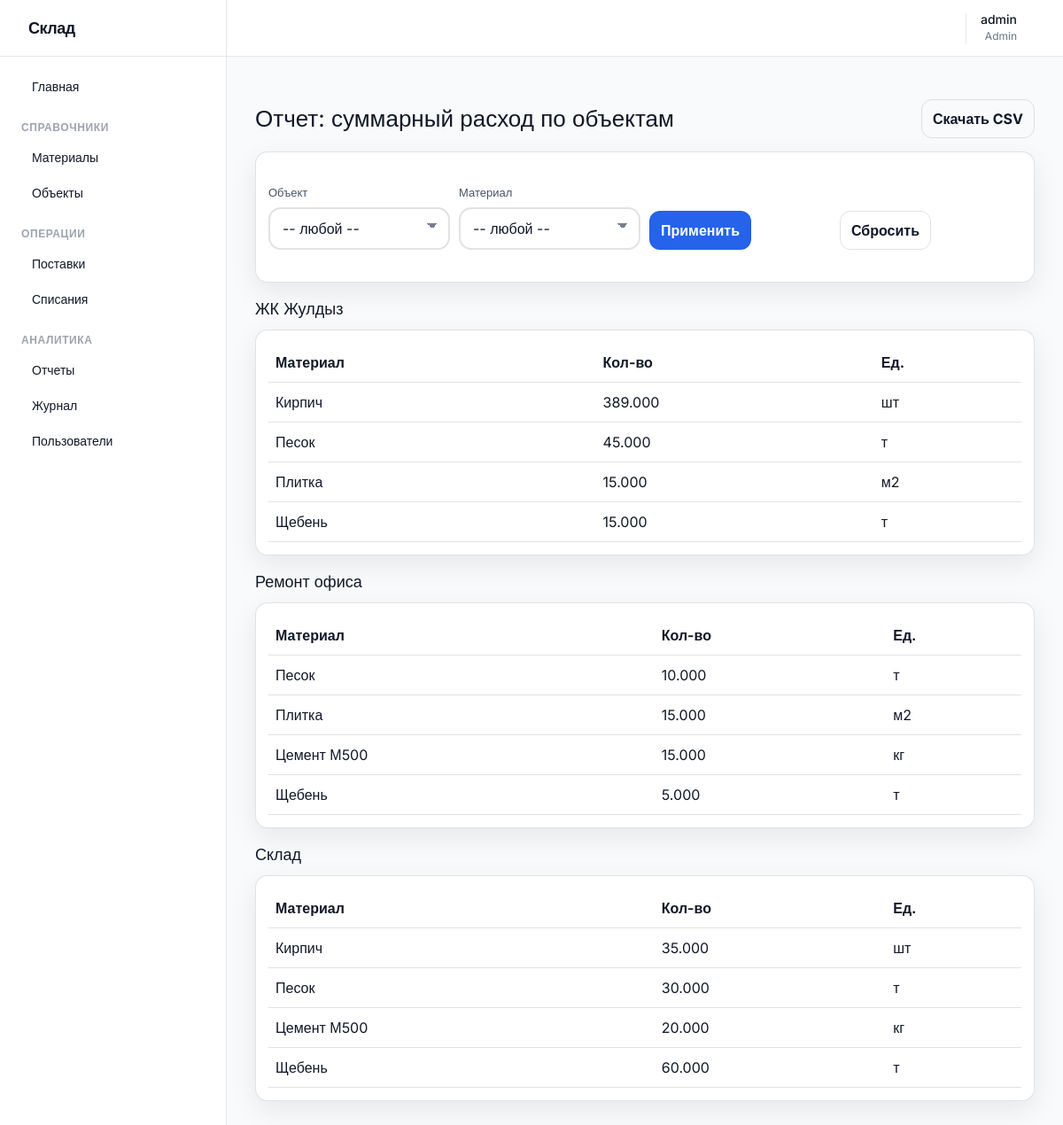
The app's page /reports/object-consumption (signed in) with its own data.
### app/models.py (models this page shows, shortened)
class User(db.Model, UserMixin):
    __tablename__ = "users"
    id = db.Column(db.Integer, primary_key=True)
    username = db.Column(db.String(80), unique=True, nullable=False)
    password_hash = db.Column(db.String(255), nullable=False)
    role = db.Column(db.String(30), nullable=False)
    created_at = db.Column(db.DateTime, nullable=False, default=datetime.utcnow)

class ConstructionObject(db.Model):
    __tablename__ = "objects"
    id = db.Column(db.Integer, primary_key=True)
    name = db.Column(db.String(150), nullable=False)
    address = db.Column(db.String(255), nullable=False)
    status = db.Column(db.String(50), nullable=False, default="active")

class Material(db.Model):
    __tablename__ = "materials"
    id = db.Column(db.Integer, primary_key=True)
    barcode = db.Column(db.String(64), unique=True, nullable=False)
    name = db.Column(db.String(150), unique=True, nullable=False)
    unit = db.Column(db.String(20), nullable=False)
    current_stock = db.Column(db.Numeric(12, 3), nullable=False, default=Decimal("0"))
    created_at = db.Column(db.DateTime, nullable=False, default=datetime.utcnow)

### app/reports/routes.py (the view, shortened to what this page needs)
@bp.route("/object-consumption")
@login_required
def object_consumption():
    object_id = (request.args.get("object_id") or "").strip()
    material_id = (request.args.get("material_id") or "").strip()
    rows = (
        db.session.query(
            ConstructionObject.id,
            ConstructionObject.name,
            Material.name.label("material_name"),
            Material.unit,
            func.coalesce(func.sum(WriteOff.quantity), 0).label("total_qty"),
        )
        .join(WriteOff, WriteOff.object_id == ConstructionObject.id)
        .join(Material, Material.id == WriteOff.material_id)
    )
    if object_id:
        try:
            oid = int(object_id)
            rows = rows.filter(ConstructionObject.id == oid)
        except Exception:
            pass
    if material_id:
        try:
            mid = int(material_id)
            rows = rows.filter(Material.id == mid)
        except Exception:
            pass
    rows = (
        rows.group_by(ConstructionObject.id, ConstructionObject.name, Material.name, Material.unit)
        .order_by(ConstructionObject.name.asc(), Material.name.asc())
        .all()
    )
    grouped = {}
    for object_id, object_name, material_name, unit, total_qty in rows:
        grouped.setdefault((object_id, object_name), []).append(
            {
                "material_name": material_name,
                "unit": unit,
                "total_qty": total_qty if total_qty is not None else Decimal("0"),
            }
        )
    objects = ConstructionObject.query.order_by(ConstructionObject.name.asc()).all()
    materials = Material.query.order_by(Material.name.asc()).all()
    return render_template(
        "reports/object_consumption.html",
        grouped=grouped,
        objects=objects,
        materials=materials,
        object_id=request.args.get("object_id") or "",
        material_id=request.args.get("material_id") or "",
    )

### app/auth/routes.py (called while the page is built)
@login_manager.user_loader
def load_user(user_id: str):
    return User.query.get(int(user_id))

### app/templates/reports/object_consumption.html (shortened to what this page needs)
{% extends 'base.html' %}
{% block content %}
  <div class="row">
    <h1>Отчет: суммарный расход по объектам</h1>
    <a class="btn btn--ghost" href="{{ url_for('reports.object_consumption', export='csv', object_id=object_id, material_id=material_id) }}">Скачать CSV</a>
  </div>
  <div class="card">
    <form method="get" class="filters">
      <label class="field">
        <span>Объект</span>
        <select name="object_id">
          <option value="">-- любой --</option>
        </select>
      </label>
      <label class="field">
        <span>Материал</span>
        <select name="material_id">
          <option value="">-- любой --</option>
        </select>
      </label>
      <div class="field" style="align-self:end;">
        <span>&nbsp;</span>
        <button class="btn" type="submit">Применить</button>
      </div>
      <div class="field" style="align-self:end;">
        <span>&nbsp;</span>
        <a class="btn btn--ghost" href="{{ url_for('reports.object_consumption') }}">Сбросить</a>
      </div>
    </form>
  </div>
  {% for (object_id, object_name), items in grouped.items() %}
    <h2 style="margin-top: 16px;">{{ object_name }}</h2>
    <div class="card">
      <div class="desktop-only">
        <table class="table">
          <thead><tr><th>Материал</th><th>Кол-во</th><th>Ед.</th></tr></thead>
          <tbody>
            {% for it in items %}
              <tr>
                <td>{{ it.material_name }}</td>
                <td>{{ '%.3f'|format(it.total_qty) }}</td>
                <td>{{ it.unit }}</td>
              </tr>
            {% endfor %}
          </tbody>
        </table>
      </div>
    </div>
  {% endfor %}
{% endblock %}

### app/templates/base.html (shortened to what this page needs)
<!DOCTYPE html>
<html lang="ru" class="light">
<head>
  <link rel="stylesheet" href="{{ url_for('static', filename='tailwind.css') }}">
  <link rel="stylesheet" href="{{ url_for('static', filename='styles.css') }}">
</head>
<body class="bg-gray-50 text-gray-900 dark:bg-gray-900 dark:text-gray-100 font-sans antialiased flex h-screen overflow-hidden transition-colors duration-200">
  {% if current_user.is_authenticated %}
    <aside id="sidebar" class="bg-white dark:bg-gray-800 border-r border-gray-200 dark:border-gray-700 w-64 hidden md:flex flex-col transition-colors duration-200 z-20 fixed md:relative h-full inset-y-0 left-0">
      <div class="h-16 flex items-center px-6 border-b border-gray-200 dark:border-gray-700">
        <span class="text-lg font-bold tracking-tight">Склад</span>
      </div>
      <nav class="flex-1 overflow-y-auto py-4 px-3 space-y-1">
        <a href="{{ url_for('reports.dashboard') }}" class="flex items-center px-3 py-2 text-sm font-medium rounded-md hover:bg-gray-100 dark:hover:bg-gray-700">
           Главная
        </a>
        <div class="pt-4 pb-1">
          <p class="px-3 text-xs font-semibold text-gray-400 uppercase tracking-wider">Справочники</p>
        </div>
        <a href="{{ url_for('materials.list_materials') }}" class="flex items-center px-3 py-2 text-sm font-medium rounded-md hover:bg-gray-100 dark:hover:bg-gray-700">
           Материалы
        </a>
        <a href="{{ url_for('objects.list_objects') }}" class="flex items-center px-3 py-2 text-sm font-medium rounded-md hover:bg-gray-100 dark:hover:bg-gray-700">
           Объекты
        </a>
        <div class="pt-4 pb-1">
          <p class="px-3 text-xs font-semibold text-gray-400 uppercase tracking-wider">Операции</p>
        </div>
        <a href="{{ url_for('inventory.list_supplies') }}" class="flex items-center px-3 py-2 text-sm font-medium rounded-md hover:bg-gray-100 dark:hover:bg-gray-700">
           Поставки
        </a>
        <a href="{{ url_for('inventory.list_writeoffs') }}" class="flex items-center px-3 py-2 text-sm font-medium rounded-md hover:bg-gray-100 dark:hover:bg-gray-700">
           Списания
        </a>
        <div class="pt-4 pb-1">
          <p class="px-3 text-xs font-semibold text-gray-400 uppercase tracking-wider">Аналитика</p>
        </div>
        <a href="{{ url_for('reports.stock_report') }}" class="flex items-center px-3 py-2 text-sm font-medium rounded-md hover:bg-gray-100 dark:hover:bg-gray-700">
           Отчеты
        </a>
        {% if current_user.role in ['admin', 'manager'] %}
          <a href="{{ url_for('audit.list_audit') }}" class="flex items-center px-3 py-2 text-sm font-medium rounded-md hover:bg-gray-100 dark:hover:bg-gray-700">
             Журнал
          </a>
        {% endif %}
        {% if current_user.role == 'admin' %}
          <a href="{{ url_for('users.list_users') }}" class="flex items-center px-3 py-2 text-sm font-medium rounded-md hover:bg-gray-100 dark:hover:bg-gray-700">
             Пользователи
          </a>
        {% endif %}
      </nav>
    </aside>
  {% endif %}
  <div class="flex-1 flex flex-col w-full overflow-hidden">
    {% if current_user.is_authenticated %}
      <header class="h-16 bg-white dark:bg-gray-800 border-b border-gray-200 dark:border-gray-700 flex items-center justify-between px-4 sm:px-6 transition-colors duration-200 z-10">
        <div class="flex items-center space-x-4 ml-auto">
          <button id="theme-toggle" class="p-2 rounded-full text-gray-500 hover:bg-gray-100 dark:hover:bg-gray-700 focus:outline-none" title="Переключить тему" type="button">
          </button>
          <div class="flex items-center gap-3 border-l border-gray-200 dark:border-gray-700 pl-4">
            <div class="text-right hidden sm:block">
              <p class="text-sm font-medium leading-none">{{ current_user.username }}</p>
              <p class="text-xs text-gray-500 dark:text-gray-400 mt-1 capitalize">{{ current_user.role }}</p>
            </div>
            <a href="{{ url_for('auth.logout') }}" class="p-2 text-red-600 hover:bg-red-50 dark:hover:bg-red-900/20 rounded-md transition-colors" title="Выход">
            </a>
          </div>
        </div>
      </header>
    {% endif %}
    <main class="flex-1 overflow-x-hidden overflow-y-auto p-4 sm:p-6 lg:p-8 relative">
      {% block content %}{% endblock %}
    </main>
  </div>
</body>
</html>

### app/static/styles.css (style rules this page uses)
:root { --bg:#f6f7fb; --text:#0f172a; --muted:#475569; --card:#ffffff; --border:rgba(15,23,42,.12); --shadow:0 10px 30px rgba(2,6,23,.08); --primary:#2563eb; --primary_text:#ffffff; --danger:#b91c1c; --danger_bg:rgba(239,68,68,.12); --success_bg:rgba(34,197,94,.12); --input_bg:#ffffff; }
* { box-sizing:border-box }
body { margin:0;font-family:system-ui,-apple-system,Segoe UI,Roboto,Arial,sans-serif;background:var(--bg);color:var(--text) }
a { color:inherit }
h1 { font-size:26px;margin:18px 0 }
h2 { font-size:18px;margin:10px 0 }
.card { background:var(--card);border:1px solid var(--border);border-radius:14px;padding:14px;box-shadow:var(--shadow) }
.row { display:flex;align-items:center;justify-content:space-between;gap:12px;flex-wrap:wrap }
.btn { display:inline-block;border:1px solid color-mix(in oklab,var(--primary) 60%, var(--border));background:var(--primary);color:var(--primary_text);padding:9px 12px;border-radius:12px;text-decoration:none;font-weight:700;cursor:pointer }
.btn--ghost { background:transparent;color:var(--text);border:1px solid var(--border) }
.field { display:block;margin:10px 0 }
.field span { display:block;margin-bottom:6px;color:var(--muted);font-size:13px }
input,select,textarea { width:100%;padding:12px 14px;border-radius:14px;border:2px solid var(--border);background:var(--input_bg);color:var(--text);font-size:16px;line-height:1.25;min-height:44px;transition:border-color .15s ease, box-shadow .15s ease, filter .15s ease }
select { appearance:none;-webkit-appearance:none;-moz-appearance:none;background-image:linear-gradient(45deg, transparent 50%, color-mix(in oklab,var(--muted) 75%, transparent) 50%),linear-gradient(135deg, color-mix(in oklab,var(--muted) 75%, transparent) 50%, transparent 50%);background-position:calc(100% - 18px) calc(50% - 3px),calc(100% - 12px) calc(50% - 3px);background-size:6px 6px,6px 6px;background-repeat:no-repeat;padding-right:40px }
.table { width:100%;border-collapse:collapse }
.table th,.table td { padding:10px 8px;border-bottom:1px solid var(--border);text-align:left;vertical-align:top }
.table thead th { position:sticky;top:0;background:var(--card);z-index:1 }
.desktop-only { display:block }
.filters { display:grid;grid-template-columns:repeat(4,minmax(0,1fr));gap:10px;margin:12px 0 }

### records on screen
User: username "admin", role "Admin"
ConstructionObject: grouped "ЖК Жулдыз"
Material: material_name "Кирпич", total_qty "389.000", unit "шт", total_qty "35.000"
Material: material_name "Песок", total_qty "45.000", unit "т", total_qty "10.000", total_qty "30.000"
Material: material_name "Плитка", total_qty "15.000", unit "м2"
Material: material_name "Щебень", total_qty "15.000", unit "т", total_qty "5.000", total_qty "60.000"
ConstructionObject: grouped "Ремонт офиса"
Material: material_name "Цемент М500", total_qty "15.000", unit "кг", total_qty "20.000"
ConstructionObject: grouped "Склад"
